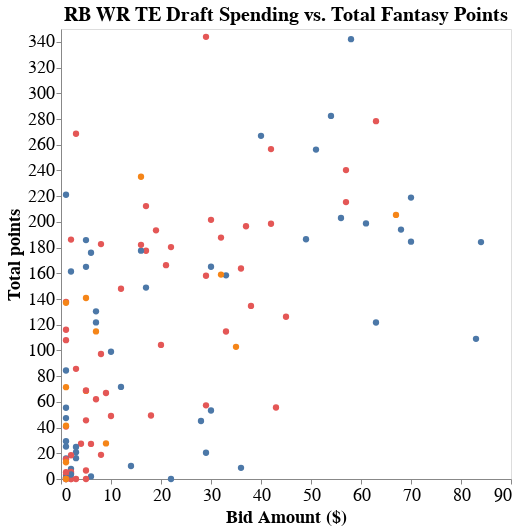

Notebook code cell kept with this figure:
### Markdown cell above
This is a scatterplot of Draft Auction Spending (x-axis) versus Total (Fantasy) Points (y-axis) on the whole 17 week season. Players in the upper left of the plot represent low cost, high value "draft steals", and players in the lower right of the plot represent high cost, low value "busts".

Hover your cursor over the datapoint to learn more about the player, who drafted them, at what price, and their stint on the respective team that drafted them. The stint is the specific weeks in which the player was rostered on the fantasy team, but not necessarily started.

Looking at the upper left part of the scatterplot, we see that Cooper Kupp, Ja'Marr Chase, and Leonard Fournette were huge steals in the draft. The biggest busts were Christian McCaffrey and Saquon Barkley.

### Code cell
chart

### Figure 1 — Vega-Lite specification as saved in the notebook (floating-point values rounded to 4 significant figures)
{"config": {"view": {"continuousWidth": 400, "continuousHeight": 300}, "axis": {"labelFontSize": 18, "titleFontSize": 18}, "legend": {"labelFontSize": 14, "titleFontSize": 14}, "title": {"fontSize": 20}}, "data": {"name": "data-8632e38339f22ef0b6bdb853dcc22671"}, "mark": {"type": "circle", "size": 40}, "encoding": {"color": {"condition": {"type": "nominal", "field": "Position", "legend": null, "selection": "Position"}, "value": "lightgray"}, "opacity": {"condition": {"value": 1, "selection": "selector022"}, "value": 0.1}, "tooltip": [{"type": "nominal", "field": "Player-info"}, {"type": "nominal", "field": "Team"}, {"type": "quantitative", "field": "Bid Amount ($)"}, {"type": "quantitative", "field": "Total points"}, {"type": "nominal", "field": "Stint (wks)"}], "x": {"type": "quantitative", "axis": {"grid": false}, "field": "Bid Amount ($)"}, "y": {"type": "quantitative", "axis": {"grid": false}, "field": "Total points"}}, "height": 450, "selection": {"selector022": {"type": "multi", "fields": ["Team"], "bind": "legend"}, "Position": {"type": "single", "fields": ["Position"], "bind": {"input": "radio", "options": ["RB", "TE", "WR"]}}}, "title": "RB WR TE Draft Spending vs. Total Fantasy Points", "width": 450, "$schema": "https://vega.github.io/schema/vega-lite/v4.8.1.json", "datasets": {"data-8632e38339f22ef0b6bdb853dcc22671": [{"Player": "Derrick Henry", "Position": "RB", "Team": "Ice City USA", "ProTeam": "TEN", "Action": "DRAFT", "Bid Amount ($)": 84, "Stint (wks)": [1, 2, 3, 4, 5, 6, 7, 8], "Total points": 184.3, "Player-info": "Derrick Henry, RB (TEN)"}, {"Player": "Christian McCaffrey", "Position": "RB", "Team": "Tasteful Dak Piks, by CMC", "ProTeam": "CAR", "Action": "DRAFT", "Bid Amount ($)": 83, "Stint (wks)": [1, 2, 3, 4, 5, 6, 7, 8, 9, 10, 11, 12], "Total points": 109.0, "Player-info": "Christian McCaffrey, RB (CAR)"}, {"Player": "Ezekiel Elliott", "Position": "RB", "Team": "Repeat Donger", "ProTeam": "DAL", "Action": "DRAFT", "Bid Amount ($)": 70, "Stint (wks)": [1, 2, 3, 4, 5, 6, 8, 9, 10, 11, 12, 13, 14, 15, 16, 17], "Total points": 218.9, "Player-info": "Ezekiel Elliott, RB (DAL)"}, {"Player": "Dalvin Cook", "Position": "RB", "Team": "Dick Cheese", "ProTeam": "MIN", "Action": "DRAFT", "Bid Amount ($)": 70, "Stint (wks)": [1, 2, 3, 4, 5, 6, 8, 9, 10, 11, 12, 13, 14, 15, 16, 17], "Total points": 184.6, "Player-info": "Dalvin Cook, RB (MIN)"}, {"Player": "Alvin Kamara", "Position": "RB", "Team": "More than a  Thielen", "ProTeam": "NO", "Action": "DRAFT", "Bid Amount ($)": 68, "Stint (wks)": [1, 2, 3, 4, 5, 7, 8, 9, 10, 11, 12, 13, 14, 15, 16, 17], "Total points": 194.0, "Player-info": "Alvin Kamara, RB (NO)"}, {"Player": "Travis Kelce", "Position": "TE", "Team": "Favre's Wranglers", "ProTeam": "KC", "Action": "DRAFT", "Bid Amount ($)": 67, "Stint (wks)": [1, 2, 3, 4, 5, 6, 7, 8, 9, 10, 11, 13, 14, 15, 16, 17], "Total points": 205.4, "Player-info": "Travis Kelce, TE (KC)"}, {"Player": "Saquon Barkley", "Position": "RB", "Team": "Favre's Wranglers", "ProTeam": "NYG", "Action": "DRAFT", "Bid Amount ($)": 63, "Stint (wks)": [1, 2, 3, 4, 5, 6, 7, 8, 9, 11, 12, 13, 14, 15, 16, 17], "Total points": 121.7, "Player-info": "Saquon Barkley, RB (NYG)"}, {"Player": "Davante Adams", "Position": "WR", "Team": "Tasteful Dak Piks, by CMC", "ProTeam": "GB", "Action": "DRAFT", "Bid Amount ($)": 63, "Stint (wks)": [1, 2, 3, 4, 5, 6, 7, 8, 9, 10, 11, 12, 14, 15, 16, 17], "Total points": 278.3, "Player-info": "Davante Adams, WR (GB)"}, {"Player": "Nick Chubb", "Position": "RB", "Team": "Your Antivax Cousins", "ProTeam": "CLE", "Action": "DRAFT", "Bid Amount ($)": 61, "Stint (wks)": [1, 2, 3, 4, 5, 6, 7, 8, 9, 10, 11, 12, 14, 15, 16, 17], "Total points": 198.8, "Player-info": "Nick Chubb, RB (CLE)"}, {"Player": "Jonathan Taylor", "Position": "RB", "Team": "Godwin's Memorial", "ProTeam": "IND", "Action": "DRAFT", "Bid Amount ($)": 58, "Stint (wks)": [1, 2, 3, 4, 5, 6, 7, 8, 9, 10, 11, 12, 13, 15, 16, 17], "Total points": 342.1, "Player-info": "Jonathan Taylor, RB (IND)"}, {"Player": "Tyreek Hill", "Position": "WR", "Team": "Fumble .", "ProTeam": "KC", "Action": "DRAFT", "Bid Amount ($)": 57, "Stint (wks)": [1, 2, 3, 4, 5, 6, 7, 8, 9, 10, 11, 13, 14, 15, 16, 17], "Total points": 240.3, "Player-info": "Tyreek Hill, WR (KC)"}, {"Player": "Stefon Diggs", "Position": "WR", "Team": "Repeat Donger", "ProTeam": "BUF", "Action": "DRAFT", "Bid Amount ($)": 57, "Stint (wks)": [1, 2, 3, 4, 5, 6, 8, 9, 10, 11, 12, 13, 14, 15, 16, 17], "Total points": 215.4, "Player-info": "Stefon Diggs, WR (BUF)"}, {"Player": "Aaron Jones", "Position": "RB", "Team": "Frankel's Cankles", "ProTeam": "GB", "Action": "DRAFT", "Bid Amount ($)": 56, "Stint (wks)": [1, 2, 3, 4, 5, 6, 7, 8, 9, 10, 11, 12, 14, 15, 16, 17], "Total points": 203.0, "Player-info": "Aaron Jones, RB (GB)"}, {"Player": "Austin Ekeler", "Position": "RB", "Team": "Don't Ekele Me", "ProTeam": "LAC", "Action": "DRAFT", "Bid Amount ($)": 54, "Stint (wks)": [1, 2, 3, 4, 5, 6, 8, 9, 10, 11, 12, 13, 14, 15, 16, 17], "Total points": 282.4, "Player-info": "Austin Ekeler, RB (LAC)"}, {"Player": "Najee Harris", "Position": "RB", "Team": "Tier 2 never felt so good", "ProTeam": "PIT", "Action": "DRAFT", "Bid Amount ($)": 51, "Stint (wks)": [1, 2, 3, 4, 5, 6, 8, 9, 10, 11, 12, 13, 14, 15, 16, 17], "Total points": 256.2, "Player-info": "Najee Harris, RB (PIT)"}, {"Player": "Antonio Gibson", "Position": "RB", "Team": "Your Antivax Cousins", "ProTeam": "WSH", "Action": "DRAFT", "Bid Amount ($)": 49, "Stint (wks)": [1, 2, 3, 4, 5, 6, 7, 8, 10, 11, 12, 13, 14, 15, 16, 17], "Total points": 186.5, "Player-info": "Antonio Gibson, RB (WSH)"}, {"Player": "DeAndre Hopkins", "Position": "WR", "Team": "Tier 2 never felt so good", "ProTeam": "ARI", "Action": "DRAFT", "Bid Amount ($)": 45, "Stint (wks)": [1, 2, 3, 4, 5, 6, 7, 8, 9, 10, 11, 13, 14, 15, 16, 17], "Total points": 126.2, "Player-info": "DeAndre Hopkins, WR (ARI)"}, {"Player": "Calvin Ridley", "Position": "WR", "Team": "Your Antivax Cousins", "ProTeam": "ATL", "Action": "DRAFT", "Bid Amount ($)": 43, "Stint (wks)": [1, 2, 3, 4, 5, 7, 8, 9, 10, 11, 12, 13], "Total points": 55.6, "Player-info": "Calvin Ridley, WR (ATL)"}, {"Player": "Justin Jefferson", "Position": "WR", "Team": "Tasteful Dak Piks, by CMC", "ProTeam": "MIN", "Action": "DRAFT", "Bid Amount ($)": 42, "Stint (wks)": [1, 2, 3, 4, 5, 6, 8, 9, 10, 11, 12, 13, 14, 15, 16, 17], "Total points": 256.6, "Player-info": "Justin Jefferson, WR (MIN)"}, {"Player": "DK Metcalf", "Position": "WR", "Team": "Ice City USA", "ProTeam": "SEA", "Action": "DRAFT", "Bid Amount ($)": 42, "Stint (wks)": [1, 2, 3, 4, 5, 6, 7, 8, 10, 11, 12, 13, 14, 15, 16, 17], "Total points": 198.5, "Player-info": "DK Metcalf, WR (SEA)"}, {"Player": "Joe Mixon", "Position": "RB", "Team": "Tier 2 never felt so good", "ProTeam": "CIN", "Action": "DRAFT", "Bid Amount ($)": 40, "Stint (wks)": [1, 2, 3, 4, 5, 6, 7, 8, 9, 11, 12, 13, 14, 15, 16, 17], "Total points": 266.9, "Player-info": "Joe Mixon, RB (CIN)"}, {"Player": "A.J. Brown", "Position": "WR", "Team": "Godwin's Memorial", "ProTeam": "TEN", "Action": "DRAFT", "Bid Amount ($)": 38, "Stint (wks)": [1, 2, 3, 4, 5, 6, 7, 8, 9, 10, 11, 12, 14, 15, 16, 17], "Total points": 134.6, "Player-info": "A.J. Brown, WR (TEN)"}, {"Player": "Keenan Allen", "Position": "WR", "Team": "Dick Cheese", "ProTeam": "LAC", "Action": "DRAFT", "Bid Amount ($)": 37, "Stint (wks)": [1, 2, 3, 4, 5, 6, 8, 9, 10, 11, 12, 13, 14, 15, 16, 17], "Total points": 196.6, "Player-info": "Keenan Allen, WR (LAC)"}, {"Player": "Terry McLaurin", "Position": "WR", "Team": "Fumble .", "ProTeam": "WSH", "Action": "DRAFT", "Bid Amount ($)": 36, "Stint (wks)": [1, 2, 3, 4, 5, 6, 7, 8, 10, 11, 12, 13, 14, 15, 16, 17], "Total points": 163.7, "Player-info": "Terry McLaurin, WR (WSH)"}, {"Player": "Clyde Edwards-Helaire", "Position": "RB", "Team": "Dick Cheese", "ProTeam": "KC", "Action": "DRAFT", "Bid Amount ($)": 36, "Stint (wks)": [1], "Total points": 8.7, "Player-info": "Clyde Edwards-Helaire, RB (KC)"}, {"Player": "Darren Waller", "Position": "TE", "Team": "More than a  Thielen", "ProTeam": "OAK", "Action": "DRAFT", "Bid Amount ($)": 35, "Stint (wks)": [1, 2, 3, 4, 5, 6, 7, 9, 10, 11, 12, 13, 14, 15, 16, 17], "Total points": 102.8, "Player-info": "Darren Waller, TE (OAK)"}, {"Player": "Robert Woods", "Position": "WR", "Team": "More than a  Thielen", "ProTeam": "LAR", "Action": "DRAFT", "Bid Amount ($)": 33, "Stint (wks)": [1, 2, 3, 4, 5, 6, 7, 8, 9, 10], "Total points": 114.7, "Player-info": "Robert Woods, WR (LAR)"}, {"Player": "James Robinson", "Position": "RB", "Team": "Dick Cheese", "ProTeam": "JAX", "Action": "DRAFT", "Bid Amount ($)": 33, "Stint (wks)": [1, 2, 3, 4, 5, 6, 8, 9, 10, 11, 12, 13, 14, 15, 16, 17], "Total points": 158.4, "Player-info": "James Robinson, RB (JAX)"}, {"Player": "George Kittle", "Position": "TE", "Team": "Don't Ekele Me", "ProTeam": "SF", "Action": "DRAFT", "Bid Amount ($)": 32, "Stint (wks)": [1, 2, 3, 4, 5, 7, 8, 9, 10, 11, 12, 13, 14, 15, 16, 17], "Total points": 159.0, "Player-info": "George Kittle, TE (SF)"}, {"Player": "CeeDee Lamb", "Position": "WR", "Team": "Frankel's Cankles", "ProTeam": "DAL", "Action": "DRAFT", "Bid Amount ($)": 32, "Stint (wks)": [1, 2, 3, 4, 5, 6, 8, 9, 10, 11, 12, 13, 14, 15, 16, 17], "Total points": 187.8, "Player-info": "CeeDee Lamb, WR (DAL)"}, {"Player": "David Montgomery", "Position": "RB", "Team": "Ice City USA", "ProTeam": "CHI", "Action": "DRAFT", "Bid Amount ($)": 30, "Stint (wks)": [1, 2, 3, 4, 5, 6, 7, 8, 9, 11, 12, 13, 14, 15, 16, 17], "Total points": 165.1, "Player-info": "David Montgomery, RB (CHI)"}, {"Player": "Mike Evans", "Position": "WR", "Team": "Favre's Wranglers", "ProTeam": "TB", "Action": "DRAFT", "Bid Amount ($)": 30, "Stint (wks)": [1, 2, 3, 4, 5, 6, 7, 8, 10, 11, 12, 13, 14, 15, 16, 17], "Total points": 201.6, "Player-info": "Mike Evans, WR (TB)"}, {"Player": "Miles Sanders", "Position": "RB", "Team": "Don't Ekele Me", "ProTeam": "PHI", "Action": "DRAFT", "Bid Amount ($)": 30, "Stint (wks)": [1, 2, 3, 4, 5, 6, 7], "Total points": 53.3, "Player-info": "Miles Sanders, RB (PHI)"}, {"Player": "Cooper Kupp", "Position": "WR", "Team": "Fumble .", "ProTeam": "LAR", "Action": "DRAFT", "Bid Amount ($)": 29, "Stint (wks)": [1, 2, 3, 4, 5, 6, 7, 8, 9, 10, 12, 13, 14, 15, 16, 17], "Total points": 343.9, "Player-info": "Cooper Kupp, WR (LAR)"}, {"Player": "D'Andre Swift", "Position": "RB", "Team": "Fumble .", "ProTeam": "DET", "Action": "DRAFT", "Bid Amount ($)": 29, "Stint (wks)": [1], "Total points": 20.4, "Player-info": "D'Andre Swift, RB (DET)"}, {"Player": "Allen Robinson II", "Position": "WR", "Team": "Frankel's Cankles", "ProTeam": "CHI", "Action": "DRAFT", "Bid Amount ($)": 29, "Stint (wks)": [1, 2, 3, 4, 5, 6, 7, 8, 9, 11, 12, 13, 14], "Total points": 57.3, "Player-info": "Allen Robinson II, WR (CHI)"}, {"Player": "Amari Cooper", "Position": "WR", "Team": "Don't Ekele Me", "ProTeam": "DAL", "Action": "DRAFT", "Bid Amount ($)": 29, "Stint (wks)": [1, 2, 3, 4, 5, 6, 8, 9, 10, 11, 12, 13, 14, 15, 16, 17], "Total points": 158.1, "Player-info": "Amari Cooper, WR (DAL)"}, {"Player": "Chris Carson", "Position": "RB", "Team": "Tier 2 never felt so good", "ProTeam": "SEA", "Action": "DRAFT", "Bid Amount ($)": 28, "Stint (wks)": [1, 2, 3, 4, 5, 6, 7, 8, 10, 11], "Total points": 45.1, "Player-info": "Chris Carson, RB (SEA)"}, {"Player": "Tyler Lockett", "Position": "WR", "Team": "Your Antivax Cousins", "ProTeam": "SEA", "Action": "DRAFT", "Bid Amount ($)": 22, "Stint (wks)": [1, 2, 3, 4, 5, 6, 7, 8, 10, 11, 12, 13, 14, 15, 16, 17], "Total points": 180.4, "Player-info": "Tyler Lockett, WR (SEA)"}, {"Player": "Gus Edwards", "Position": "RB", "Team": "Frankel's Cankles", "ProTeam": "BAL", "Action": "DRAFT", "Bid Amount ($)": 22, "Stint (wks)": [1, 2, 3], "Total points": 0.0, "Player-info": "Gus Edwards, RB (BAL)"}, {"Player": "Adam Thielen", "Position": "WR", "Team": "More than a  Thielen", "ProTeam": "MIN", "Action": "DRAFT", "Bid Amount ($)": 21, "Stint (wks)": [1, 2, 3, 4, 5, 6, 8, 9, 10, 11, 12, 13, 14, 15, 16, 17], "Total points": 166.3, "Player-info": "Adam Thielen, WR (MIN)"}, {"Player": "Odell Beckham Jr.", "Position": "WR", "Team": "Repeat Donger", "ProTeam": "LAR", "Action": "DRAFT", "Bid Amount ($)": 20, "Stint (wks)": [1, 2, 3, 4, 5, 6, 7, 8, 9, 10, 12, 13, 14, 15, 16, 17], "Total points": 104.3, "Player-info": "Odell Beckham Jr., WR (LAR)"}, {"Player": "Chris Godwin", "Position": "WR", "Team": "Godwin's Memorial", "ProTeam": "TB", "Action": "DRAFT", "Bid Amount ($)": 19, "Stint (wks)": [1, 2, 3, 4, 5, 6, 7, 8, 10, 11, 12, 13, 14, 15, 16, 17], "Total points": 193.4, "Player-info": "Chris Godwin, WR (TB)"}, {"Player": "Julio Jones", "Position": "WR", "Team": "Tier 2 never felt so good", "ProTeam": "TEN", "Action": "DRAFT", "Bid Amount ($)": 18, "Stint (wks)": [1, 2, 3, 4, 5, 6, 7, 8, 9, 10, 11, 12, 14, 15], "Total points": 49.4, "Player-info": "Julio Jones, WR (TEN)"}, {"Player": "DJ Moore", "Position": "WR", "Team": "Favre's Wranglers", "ProTeam": "CAR", "Action": "DRAFT", "Bid Amount ($)": 17, "Stint (wks)": [1, 2, 3, 4, 5, 6, 7, 8, 9, 10, 11, 12, 14, 15, 16, 17], "Total points": 177.5, "Player-info": "DJ Moore, WR (CAR)"}, {"Player": "Diontae Johnson", "Position": "WR", "Team": "Don't Ekele Me", "ProTeam": "PIT", "Action": "DRAFT", "Bid Amount ($)": 17, "Stint (wks)": [1, 2, 3, 4, 5, 6, 8, 9, 10, 11, 12, 13, 14, 15, 16, 17], "Total points": 212.3, "Player-info": "Diontae Johnson, WR (PIT)"}, {"Player": "Darrell Henderson Jr.", "Position": "RB", "Team": "Godwin's Memorial", "ProTeam": "LAR", "Action": "DRAFT", "Bid Amount ($)": 17, "Stint (wks)": [1, 2, 3, 4, 5, 6, 7, 8, 9, 10, 12, 13, 14, 15, 16, 17], "Total points": 148.9, "Player-info": "Darrell Henderson Jr., RB (LAR)"}, {"Player": "Josh Jacobs", "Position": "RB", "Team": "Repeat Donger", "ProTeam": "OAK", "Action": "DRAFT", "Bid Amount ($)": 16, "Stint (wks)": [1, 2, 3, 4, 5, 6, 7, 9, 10, 11, 12, 13, 14, 15, 16, 17], "Total points": 177.6, "Player-info": "Josh Jacobs, RB (OAK)"}, {"Player": "Mark Andrews", "Position": "TE", "Team": "Ice City USA", "ProTeam": "BAL", "Action": "DRAFT", "Bid Amount ($)": 16, "Stint (wks)": [1, 2, 3, 4, 5, 6, 7, 9, 10, 11, 12, 13, 14, 15, 16, 17], "Total points": 235.1, "Player-info": "Mark Andrews, TE (BAL)"}, {"Player": "Tee Higgins", "Position": "WR", "Team": "Frankel's Cankles", "ProTeam": "CIN", "Action": "DRAFT", "Bid Amount ($)": 16, "Stint (wks)": [1, 2, 3, 4, 5, 6, 7, 8, 9, 11, 12, 13, 14, 15, 16, 17], "Total points": 182.1, "Player-info": "Tee Higgins, WR (CIN)"}, {"Player": "Myles Gaskin", "Position": "RB", "Team": "Fumble .", "ProTeam": "MIA", "Action": "DRAFT", "Bid Amount ($)": 14, "Stint (wks)": [1], "Total points": 10.1, "Player-info": "Myles Gaskin, RB (MIA)"}, {"Player": "DeVonta Smith", "Position": "WR", "Team": "Ice City USA", "ProTeam": "PHI", "Action": "DRAFT", "Bid Amount ($)": 12, "Stint (wks)": [1, 2, 3, 4, 5, 6, 7, 8, 9, 10, 11, 12, 13, 15, 16, 17], "Total points": 148.0, "Player-info": "DeVonta Smith, WR (PHI)"}, {"Player": "Mike Davis", "Position": "RB", "Team": "Fumble .", "ProTeam": "ATL", "Action": "DRAFT", "Bid Amount ($)": 12, "Stint (wks)": [1, 2, 3, 4, 5, 7, 8, 9, 10, 11, 12], "Total points": 71.6, "Player-info": "Mike Davis, RB (ATL)"}, {"Player": "Kareem Hunt", "Position": "RB", "Team": "Repeat Donger", "ProTeam": "CLE", "Action": "DRAFT", "Bid Amount ($)": 10, "Stint (wks)": [1, 2, 3, 4, 5, 6, 7, 8, 9, 10, 11, 12, 14, 15, 16, 17], "Total points": 99.0, "Player-info": "Kareem Hunt, RB (CLE)"}, {"Player": "Tyler Boyd", "Position": "WR", "Team": "Repeat Donger", "ProTeam": "CIN", "Action": "DRAFT", "Bid Amount ($)": 10, "Stint (wks)": [1, 2, 3, 4, 5, 6], "Total points": 49.0, "Player-info": "Tyler Boyd, WR (CIN)"}, {"Player": "Logan Thomas", "Position": "TE", "Team": "Godwin's Memorial", "ProTeam": "WSH", "Action": "DRAFT", "Bid Amount ($)": 9, "Stint (wks)": [1, 2, 3, 4, 5], "Total points": 27.7, "Player-info": "Logan Thomas, TE (WSH)"}, {"Player": "Kenny Golladay", "Position": "WR", "Team": "Favre's Wranglers", "ProTeam": "NYG", "Action": "DRAFT", "Bid Amount ($)": 9, "Stint (wks)": [1, 2, 3, 4, 5, 6, 7, 8, 9, 11, 12, 13, 14, 15, 16, 17], "Total points": 66.9, "Player-info": "Kenny Golladay, WR (NYG)"}, {"Player": "Robby Anderson", "Position": "WR", "Team": "Don't Ekele Me", "ProTeam": "CAR", "Action": "DRAFT", "Bid Amount ($)": 8, "Stint (wks)": [1, 2, 3], "Total points": 18.8, "Player-info": "Robby Anderson, WR (CAR)"}, {"Player": "Courtland Sutton", "Position": "WR", "Team": "Dick Cheese", "ProTeam": "DEN", "Action": "DRAFT", "Bid Amount ($)": 8, "Stint (wks)": [1, 2, 3, 4, 5, 6, 7, 8, 9, 10], "Total points": 97.2, "Player-info": "Courtland Sutton, WR (DEN)"}, {"Player": "Brandin Cooks", "Position": "WR", "Team": "Don't Ekele Me", "ProTeam": "HOU", "Action": "DRAFT", "Bid Amount ($)": 8, "Stint (wks)": [1, 2, 3, 4, 5, 6, 7, 8, 9, 11, 12, 13, 14, 15, 16, 17], "Total points": 182.7, "Player-info": "Brandin Cooks, WR (HOU)"}, {"Player": "Chase Edmonds", "Position": "RB", "Team": "Frankel's Cankles", "ProTeam": "ARI", "Action": "DRAFT", "Bid Amount ($)": 7, "Stint (wks)": [1, 2, 3, 4, 5, 6, 7, 8, 9, 10, 11, 13, 14, 15, 16, 17], "Total points": 121.8, "Player-info": "Chase Edmonds, RB (ARI)"}, {"Player": "Sony Michel", "Position": "RB", "Team": "Godwin's Memorial", "ProTeam": "LAR", "Action": "DRAFT", "Bid Amount ($)": 7, "Stint (wks)": [1, 2, 3, 4, 5, 6, 7, 8, 9, 10, 12, 13, 14, 15, 16, 17], "Total points": 130.4, "Player-info": "Sony Michel, RB (LAR)"}, {"Player": "T.J. Hockenson", "Position": "TE", "Team": "Frankel's Cankles", "ProTeam": "DET", "Action": "DRAFT", "Bid Amount ($)": 7, "Stint (wks)": [1, 2, 3, 4, 5, 6, 7, 8, 10, 11, 12, 13, 14, 15, 16, 17], "Total points": 114.8, "Player-info": "T.J. Hockenson, TE (DET)"}, {"Player": "Jerry Jeudy", "Position": "WR", "Team": "Favre's Wranglers", "ProTeam": "DEN", "Action": "DRAFT", "Bid Amount ($)": 7, "Stint (wks)": [1, 2, 3, 4, 5, 6, 7, 8, 9, 10, 12, 13, 14, 15, 16, 17], "Total points": 62.0, "Player-info": "Jerry Jeudy, WR (DEN)"}, {"Player": "JuJu Smith-Schuster", "Position": "WR", "Team": "Frankel's Cankles", "ProTeam": "PIT", "Action": "DRAFT", "Bid Amount ($)": 6, "Stint (wks)": [1, 2, 3, 4, 5], "Total points": 27.3, "Player-info": "JuJu Smith-Schuster, WR (PIT)"}, {"Player": "Raheem Mostert", "Position": "RB", "Team": "Godwin's Memorial", "ProTeam": "SF", "Action": "DRAFT", "Bid Amount ($)": 6, "Stint (wks)": [1], "Total points": 2.0, "Player-info": "Raheem Mostert, RB (SF)"}, {"Player": "Javonte Williams", "Position": "RB", "Team": "More than a  Thielen", "ProTeam": "DEN", "Action": "DRAFT", "Bid Amount ($)": 6, "Stint (wks)": [1, 2, 3, 4, 5, 6, 7, 8, 9, 10, 12, 13, 14, 15, 16, 17], "Total points": 176.0, "Player-info": "Javonte Williams, RB (DEN)"}, {"Player": "William Fuller V", "Position": "WR", "Team": "Frankel's Cankles", "ProTeam": "MIA", "Action": "DRAFT", "Bid Amount ($)": 5, "Stint (wks)": [1, 2, 3, 4], "Total points": 6.6, "Player-info": "William Fuller V, WR (MIA)"}, {"Player": "Laviska Shenault Jr.", "Position": "WR", "Team": "Your Antivax Cousins", "ProTeam": "JAX", "Action": "DRAFT", "Bid Amount ($)": 5, "Stint (wks)": [1, 2, 3, 4, 5, 6], "Total points": 45.6, "Player-info": "Laviska Shenault Jr., WR (JAX)"}, {"Player": "Damien Harris", "Position": "RB", "Team": "Tier 2 never felt so good", "ProTeam": "NE", "Action": "DRAFT", "Bid Amount ($)": 5, "Stint (wks)": [1, 2, 3, 4, 5, 6, 7, 8, 9, 10, 11, 12, 13, 15, 16, 17], "Total points": 185.8, "Player-info": "Damien Harris, RB (NE)"}, {"Player": "Noah Fant", "Position": "TE", "Team": "Repeat Donger", "ProTeam": "DEN", "Action": "DRAFT", "Bid Amount ($)": 5, "Stint (wks)": [1, 2, 3, 4, 5, 6, 7, 8], "Total points": 68.5, "Player-info": "Noah Fant, TE (DEN)"}, {"Player": "Chase Claypool", "Position": "WR", "Team": "More than a  Thielen", "ProTeam": "PIT", "Action": "DRAFT", "Bid Amount ($)": 5, "Stint (wks)": [1, 2, 3, 4, 5, 6, 8, 9, 10], "Total points": 68.9, "Player-info": "Chase Claypool, WR (PIT)"}, {"Player": "Melvin Gordon III", "Position": "RB", "Team": "Fumble .", "ProTeam": "DEN", "Action": "DRAFT", "Bid Amount ($)": 5, "Stint (wks)": [1, 2, 3, 4, 5, 6, 7, 8, 9, 10, 12, 13, 14, 15, 16, 17], "Total points": 165.0, "Player-info": "Melvin Gordon III, RB (DEN)"}, {"Player": "Michael Thomas", "Position": "WR", "Team": "Godwin's Memorial", "ProTeam": "NO", "Action": "DRAFT", "Bid Amount ($)": 5, "Stint (wks)": [1, 2, 3, 4, 5, 7, 8], "Total points": 0.0, "Player-info": "Michael Thomas, WR (NO)"}, {"Player": "Kyle Pitts", "Position": "TE", "Team": "Godwin's Memorial", "ProTeam": "ATL", "Action": "DRAFT", "Bid Amount ($)": 5, "Stint (wks)": [1, 2, 3, 4, 5, 7, 8, 9, 10, 11, 12, 13, 14, 15, 16, 17], "Total points": 140.8, "Player-info": "Kyle Pitts, TE (ATL)"}, {"Player": "Deebo Samuel", "Position": "WR", "Team": "Dick Cheese", "ProTeam": "SF", "Action": "DRAFT", "Bid Amount ($)": 4, "Stint (wks)": [1], "Total points": 27.4, "Player-info": "Deebo Samuel, WR (SF)"}, {"Player": "Corey Davis", "Position": "WR", "Team": "Dick Cheese", "ProTeam": "NYJ", "Action": "DRAFT", "Bid Amount ($)": 3, "Stint (wks)": [1, 2, 3, 4, 5, 7, 8, 9, 10, 11, 12], "Total points": 85.7, "Player-info": "Corey Davis, WR (NYJ)"}, {"Player": "Trey Sermon", "Position": "RB", "Team": "Your Antivax Cousins", "ProTeam": "SF", "Action": "DRAFT", "Bid Amount ($)": 3, "Stint (wks)": [1, 2, 3, 4, 5], "Total points": 20.8, "Player-info": "Trey Sermon, RB (SF)"}, {"Player": "Jarvis Landry", "Position": "WR", "Team": "Don't Ekele Me", "ProTeam": "CLE", "Action": "DRAFT", "Bid Amount ($)": 3, "Stint (wks)": [], "Total points": 0.0, "Player-info": "Jarvis Landry, WR (CLE)"}, {"Player": "Michael Carter", "Position": "RB", "Team": "Your Antivax Cousins", "ProTeam": "NYJ", "Action": "DRAFT", "Bid Amount ($)": 3, "Stint (wks)": [1, 2, 3], "Total points": 16.2, "Player-info": "Michael Carter, RB (NYJ)"}, {"Player": "Ja'Marr Chase", "Position": "WR", "Team": "Your Antivax Cousins", "ProTeam": "CIN", "Action": "DRAFT", "Bid Amount ($)": 3, "Stint (wks)": [1, 2, 3, 4, 5, 6, 7, 8, 9, 11, 12, 13, 14, 15, 16, 17], "Total points": 268.5, "Player-info": "Ja'Marr Chase, WR (CIN)"}, {"Player": "Kenyan Drake", "Position": "RB", "Team": "More than a  Thielen", "ProTeam": "OAK", "Action": "DRAFT", "Bid Amount ($)": 3, "Stint (wks)": [1, 2, 3, 4], "Total points": 24.9, "Player-info": "Kenyan Drake, RB (OAK)"}, {"Player": "Marvin Jones Jr.", "Position": "WR", "Team": "Dick Cheese", "ProTeam": "JAX", "Action": "DRAFT", "Bid Amount ($)": 2, "Stint (wks)": [], "Total points": 0.0, "Player-info": "Marvin Jones Jr., WR (JAX)"}, {"Player": "James Conner", "Position": "RB", "Team": "Repeat Donger", "ProTeam": "ARI", "Action": "DRAFT", "Bid Amount ($)": 2, "Stint (wks)": [1, 2], "Total points": 7.9, "Player-info": "James Conner, RB (ARI)"}, {"Player": "Michael Pittman Jr.", "Position": "WR", "Team": "Ice City USA", "ProTeam": "IND", "Action": "DRAFT", "Bid Amount ($)": 2, "Stint (wks)": [1], "Total points": 4.4, "Player-info": "Michael Pittman Jr., WR (IND)"}, {"Player": "Marquise Brown", "Position": "WR", "Team": "Don't Ekele Me", "ProTeam": "BAL", "Action": "DRAFT", "Bid Amount ($)": 2, "Stint (wks)": [], "Total points": 0.0, "Player-info": "Marquise Brown, WR (BAL)"}, {"Player": "Michael Gallup", "Position": "WR", "Team": "Repeat Donger", "ProTeam": "DAL", "Action": "DRAFT", "Bid Amount ($)": 2, "Stint (wks)": [1], "Total points": 5.6, "Player-info": "Michael Gallup, WR (DAL)"}, {"Player": "Ronald Jones II", "Position": "RB", "Team": "Repeat Donger", "ProTeam": "TB", "Action": "DRAFT", "Bid Amount ($)": 2, "Stint (wks)": [1, 2], "Total points": 3.5, "Player-info": "Ronald Jones II, RB (TB)"}, {"Player": "DJ Chark Jr.", "Position": "WR", "Team": "Ice City USA", "ProTeam": "JAX", "Action": "DRAFT", "Bid Amount ($)": 2, "Stint (wks)": [1, 2], "Total points": 18.5, "Player-info": "DJ Chark Jr., WR (JAX)"}, {"Player": "AJ Dillon", "Position": "RB", "Team": "Tier 2 never felt so good", "ProTeam": "GB", "Action": "DRAFT", "Bid Amount ($)": 2, "Stint (wks)": [1, 2, 3, 4, 5, 6, 7, 8, 9, 10, 11, 12, 14, 15, 16, 17], "Total points": 161.4, "Player-info": "AJ Dillon, RB (GB)"}, {"Player": "Mike Williams", "Position": "WR", "Team": "More than a  Thielen", "ProTeam": "LAC", "Action": "DRAFT", "Bid Amount ($)": 2, "Stint (wks)": [1, 2, 3, 4, 5, 6, 8, 9, 10, 11, 12, 13, 14, 15, 16, 17], "Total points": 186.2, "Player-info": "Mike Williams, WR (LAC)"}, {"Player": "Cole Beasley", "Position": "WR", "Team": "Favre's Wranglers", "ProTeam": "BUF", "Action": "DRAFT", "Bid Amount ($)": 1, "Stint (wks)": [1, 2, 3, 4, 5, 6, 8, 9, 10, 11, 12, 13, 14, 15], "Total points": 108.0, "Player-info": "Cole Beasley, WR (BUF)"}, {"Player": "Mecole Hardman", "Position": "WR", "Team": "Your Antivax Cousins", "ProTeam": "KC", "Action": "DRAFT", "Bid Amount ($)": 1, "Stint (wks)": [1], "Total points": 3.4, "Player-info": "Mecole Hardman, WR (KC)"}, {"Player": "Jakobi Meyers", "Position": "WR", "Team": "Favre's Wranglers", "ProTeam": "NE", "Action": "DRAFT", "Bid Amount ($)": 1, "Stint (wks)": [1, 2, 3, 4, 5, 6, 7, 8, 9, 10, 11, 12, 13, 15, 16, 17], "Total points": 137.8, "Player-info": "Jakobi Meyers, WR (NE)"}, {"Player": "Chuba Hubbard", "Position": "RB", "Team": "Tasteful Dak Piks, by CMC", "ProTeam": "CAR", "Action": "DRAFT", "Bid Amount ($)": 1, "Stint (wks)": [1], "Total points": 1.4, "Player-info": "Chuba Hubbard, RB (CAR)"}, {"Player": "J.D. McKissic", "Position": "RB", "Team": "Tasteful Dak Piks, by CMC", "ProTeam": "WSH", "Action": "DRAFT", "Bid Amount ($)": 1, "Stint (wks)": [1], "Total points": 0.8, "Player-info": "J.D. McKissic, RB (WSH)"}, {"Player": "Dallas Goedert", "Position": "TE", "Team": "Dick Cheese", "ProTeam": "PHI", "Action": "DRAFT", "Bid Amount ($)": 1, "Stint (wks)": [1, 2, 3, 4, 5, 6, 7, 8, 9, 10, 11, 12, 13, 15, 16, 17], "Total points": 137.0, "Player-info": "Dallas Goedert, TE (PHI)"}, {"Player": "Curtis Samuel", "Position": "WR", "Team": "Favre's Wranglers", "ProTeam": "WSH", "Action": "DRAFT", "Bid Amount ($)": 1, "Stint (wks)": [1], "Total points": 0.0, "Player-info": "Curtis Samuel, WR (WSH)"}, {"Player": "Nyheim Hines", "Position": "RB", "Team": "Ice City USA", "ProTeam": "IND", "Action": "DRAFT", "Bid Amount ($)": 1, "Stint (wks)": [], "Total points": 0.0, "Player-info": "Nyheim Hines, RB (IND)"}, {"Player": "Marquez Callaway", "Position": "WR", "Team": "Tier 2 never felt so good", "ProTeam": "NO", "Action": "DRAFT", "Bid Amount ($)": 1, "Stint (wks)": [1, 2, 3, 4, 5, 7, 8, 9, 10, 11, 12, 13, 14, 15, 16], "Total points": 116.1, "Player-info": "Marquez Callaway, WR (NO)"}, {"Player": "Jamison Crowder", "Position": "WR", "Team": "Tasteful Dak Piks, by CMC", "ProTeam": "NYJ", "Action": "DRAFT", "Bid Amount ($)": 1, "Stint (wks)": [1, 2, 3], "Total points": 0.0, "Player-info": "Jamison Crowder, WR (NYJ)"}, {"Player": "Mike Gesicki", "Position": "TE", "Team": "Fumble .", "ProTeam": "MIA", "Action": "DRAFT", "Bid Amount ($)": 1, "Stint (wks)": [1], "Total points": 0.0, "Player-info": "Mike Gesicki, TE (MIA)"}, {"Player": "Russell Gage", "Position": "WR", "Team": "Tasteful Dak Piks, by CMC", "ProTeam": "ATL", "Action": "DRAFT", "Bid Amount ($)": 1, "Stint (wks)": [1, 2], "Total points": 5.3, "Player-info": "Russell Gage, WR (ATL)"}, {"Player": "Zack Moss", "Position": "RB", "Team": "Favre's Wranglers", "ProTeam": "BUF", "Action": "DRAFT", "Bid Amount ($)": 1, "Stint (wks)": [1, 2, 3, 4, 5, 6, 8, 9, 10, 11, 12, 13, 14, 15], "Total points": 84.4, "Player-info": "Zack Moss, RB (BUF)"}, {"Player": "Ty'Son Williams", "Position": "RB", "Team": "Fumble .", "ProTeam": "BAL", "Action": "DRAFT", "Bid Amount ($)": 1, "Stint (wks)": [1, 2, 3], "Total points": 29.4, "Player-info": "Ty'Son Williams, RB (BAL)"}, {"Player": "Jaylen Waddle", "Position": "WR", "Team": "Ice City USA", "ProTeam": "MIA", "Action": "DRAFT", "Bid Amount ($)": 1, "Stint (wks)": [1, 2, 3, 4, 5], "Total points": 40.8, "Player-info": "Jaylen Waddle, WR (MIA)"}, {"Player": "Robert Tonyan", "Position": "TE", "Team": "Tier 2 never felt so good", "ProTeam": "GB", "Action": "DRAFT", "Bid Amount ($)": 1, "Stint (wks)": [1, 2, 3, 4, 5, 6, 7, 8, 9, 10, 11], "Total points": 41.4, "Player-info": "Robert Tonyan, TE (GB)"}, {"Player": "James White", "Position": "RB", "Team": "Tasteful Dak Piks, by CMC", "ProTeam": "NE", "Action": "DRAFT", "Bid Amount ($)": 1, "Stint (wks)": [1, 2, 3], "Total points": 25.2, "Player-info": "James White, RB (NE)"}, {"Player": "Devin Singletary", "Position": "RB", "Team": "Godwin's Memorial", "ProTeam": "BUF", "Action": "DRAFT", "Bid Amount ($)": 1, "Stint (wks)": [1, 2, 3, 4, 5, 6], "Total points": 47.4, "Player-info": "Devin Singletary, RB (BUF)"}, {"Player": "Leonard Fournette", "Position": "RB", "Team": "Ice City USA", "ProTeam": "TB", "Action": "DRAFT", "Bid Amount ($)": 1, "Stint (wks)": [1, 2, 3, 4, 5, 6, 7, 8, 10, 11, 12, 13, 14, 15, 16, 17], "Total points": 221.1, "Player-info": "Leonard Fournette, RB (TB)"}, {"Player": "Jamaal Williams", "Position": "RB", "Team": "Don't Ekele Me", "ProTeam": "DET", "Action": "DRAFT", "Bid Amount ($)": 1, "Stint (wks)": [1, 2, 3, 4, 5, 6], "Total points": 55.4, "Player-info": "Jamaal Williams, RB (DET)"}, {"Player": "David Johnson", "Position": "RB", "Team": "More than a  Thielen", "ProTeam": "HOU", "Action": "DRAFT", "Bid Amount ($)": 1, "Stint (wks)": [1, 2], "Total points": 16.0, "Player-info": "David Johnson, RB (HOU)"}, {"Player": "Jalen Reagor", "Position": "WR", "Team": "More than a  Thielen", "ProTeam": "PHI", "Action": "DRAFT", "Bid Amount ($)": 1, "Stint (wks)": [1, 2], "Total points": 15.4, "Player-info": "Jalen Reagor, WR (PHI)"}, {"Player": "Jonnu Smith", "Position": "TE", "Team": "Tasteful Dak Piks, by CMC", "ProTeam": "NE", "Action": "DRAFT", "Bid Amount ($)": 1, "Stint (wks)": [1, 2, 3], "Total points": 13.0, "Player-info": "Jonnu Smith, TE (NE)"}, {"Player": "Tyler Higbee", "Position": "TE", "Team": "Your Antivax Cousins", "ProTeam": "LAR", "Action": "DRAFT", "Bid Amount ($)": 1, "Stint (wks)": [1, 2, 3, 4, 5, 6, 7, 8, 9, 10], "Total points": 71.4, "Player-info": "Tyler Higbee, TE (LAR)"}]}}
